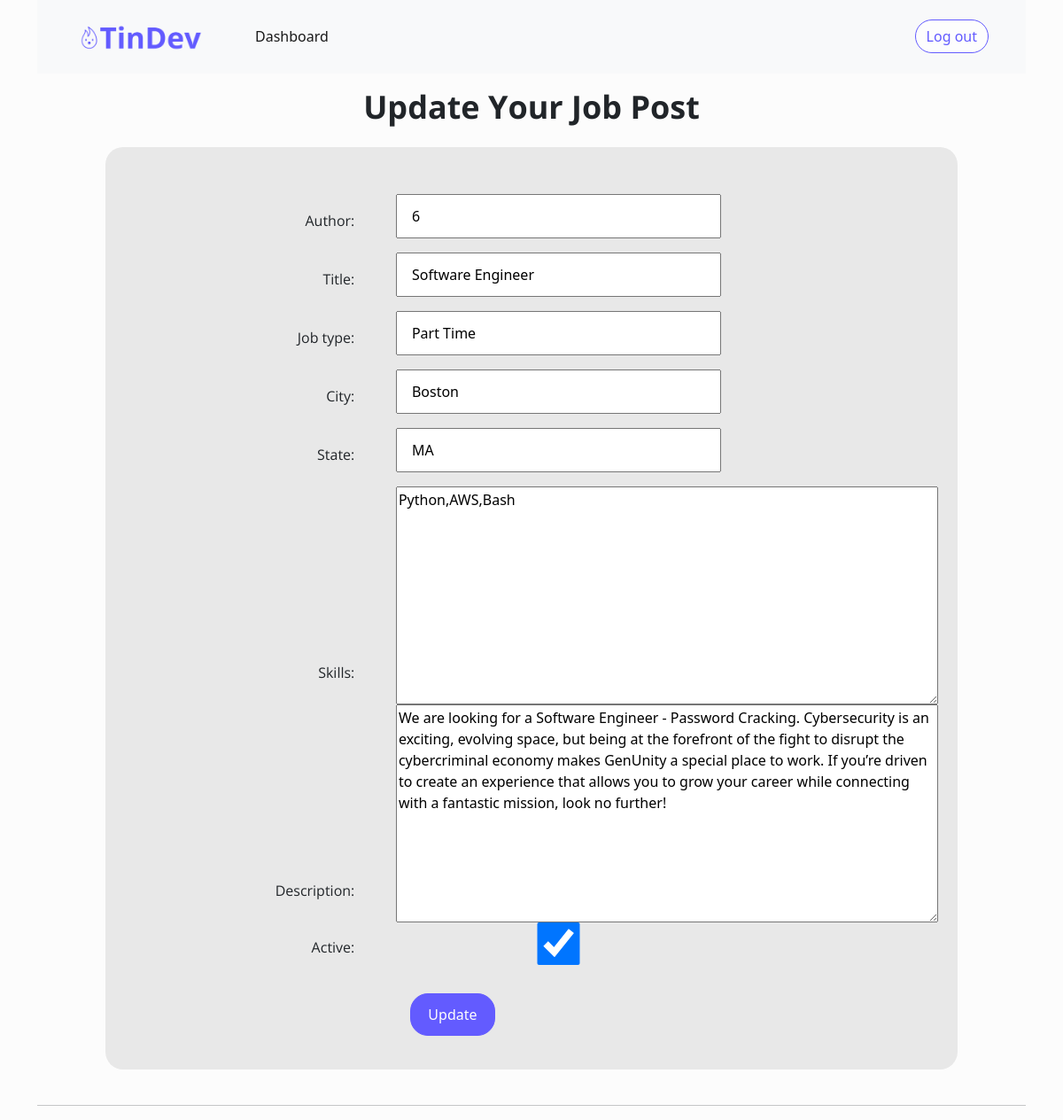
Page /update_posts/5 on the committed database.
### app/models.py (models this page shows)
class Job(models.Model):
    id = models.AutoField(primary_key=True)
    title = models.CharField(max_length=50)
    job_type = models.CharField(max_length=50)
    city = models.CharField(max_length=50)
    state = models.CharField(max_length=30)
    skills = models.TextField()
    description = models.TextField()
    company = models.CharField(max_length=50)
    expiration = models.DateTimeField()
    active = models.BooleanField()
    author = models.CharField(max_length=50)
    numCandidates = models.IntegerField()
    coverImage = models.ImageField(upload_to ='app/static/images', default='../../static/images/errorImage.jpg')

### app/views.py (the view)
# urls.py: path('update_posts/<int:pk>', views.update_posts, name='update_posts')
def update_posts(request, pk):
    if request.method == 'POST':
        job_post=Job.objects.get(pk=pk)
        form = UpdatePosts(request.POST, instance=job_post)
        if form.is_valid():
            form.save()
            return HttpResponseRedirect('/update_posts/'+str(pk))
    else:
        job_post=Job.objects.get(pk=pk)
        form = UpdatePosts(instance=job_post)
        return render(request, 'app/update_posts.html', {'form': form})

### app/models.py
class UpdatePosts(ModelForm):
    class Meta:
        model = Job
        fields = ['author', 'title', 'job_type', 'city', 'state', 'skills', 'description', 'active']

### app/templates/app/update_posts.html (shortened to what this page needs)
{% load static %}
<!DOCTYPE html>
<html lang="en">
<head>
    <link href="https://cdn.jsdelivr.net/npm/bootstrap@5.2.2/dist/css/bootstrap.min.css" rel="stylesheet"
>
    <link rel="stylesheet" type="text/css" href="{% static 'css/style.css' %}">
    <link rel="stylesheet" type="text/css" href="{% static 'css/signup.css' %}">
</head>
<body>
    <div class="container">
        <nav class="navbar navbar-expand-lg navbar-light bg-light">
            <div class="container-fluid">
                <a class="navbar-brand" href="/recruiter_dashboard">
                    <img src="{% static 'images/tindev_combomark.png' %}" alt="" width="150px" class="d-inline-block">
                </a>
                <div class="collapse navbar-collapse nav-div" id="navbarNav">
                    <ul class="navbar-nav">
                        <li class="nav-item">
                            <a class="nav-link active" aria-current="page" href="/recruiter_dashboard">Dashboard</a>
                        </li>
                    </ul>
                </div>
                <button type="button" class="btn btn-secondary btn-block" onclick="location.href='/logout'">Log out</button>
            </div>
        </nav>
        <main>
            <div id="header-div" class="center">
                <H1 class="signup-header center">Update Your Job Post</H1>
            </div>
            <div id="form-div" class="">
                <form id="form-body" class="center" action="" method="POST">
                    {{ form }}
                    <div>
                    </div>
                    <div style="justify-content:start;" id="button-div">
                        <button id="go-button" class="btn btn-primary btn-block" type="submit" class="center">Update</button>
                    </div>
                </form>
            </div>
        </main>
        <hr>
    </div>
</body>
</html>

### app/static/css/style.css (style rules this page uses)
body { background: #fcfcfc; width: 100vw; }
h1 { font-family: 'Open Sans', sans-serif; font-weight: 700; font-size: 64px; }
.btn-primary { background-color: #635bff; color: #fdfdfd; border-radius: 20px; border-color: #635bff; }
.btn-secondary { border-radius: 20px; border-color: #635bff; color: #635bff; background: #fdfdfd; }
.navbar { padding: 20px; padding-left: 30px; padding-right: 30px; }
.nav-div { padding-left: 30px; padding-right: 30px; }
.center { margin: auto; width: 59%; }

### app/static/css/signup.css (style rules this page uses)
div.container { width: 100%; justify-content: center; }
h1.signup-header { font-size: 3vw; text-align: center; }
#header-div { width: 80%; padding-top: 2vh; }
#form-div { width: 100%; justify-content: center; display: flex; flex-direction: row; padding: 2vw; }
#form-body { width: 90%; background-color: #E8E8E8; padding: 2%; padding-top: 5%; display: grid; grid-template-columns: 1fr 2fr; border-radius: 20px; }
label { margin: auto; text-align: right; width: 80%; padding: 2vh; margin-bottom: 1vh; font-family: 'Open Sans', sans-serif; font-weight: 400; font-size: 16px; }
input, select { width: 60%; height: 75%; padding: 2vh; margin-bottom: 1vh; }
#button-div { width: 100%; display: flex; margin: auto; padding: 2vh; padding-right: 10%; justify-content: right; }
#go-button { width: 8vw; height: 6vh; display: block; }

### rows in the picture
Job: author "6", title "Software Engineer", job_type "Part Time", city "Boston", state "MA", skills "Python,AWS,Bash", description "We are looking for a Software Engineer - Password Cracking. Cybersecurity is an exciting, evolving space, but being at the forefront of the fight to disrupt the cybercriminal economy makes GenUnity a special place to work. If you’re driven to create an experience that allows you to grow your career while connecting with a fantastic mission, look no further!", active "☑"
